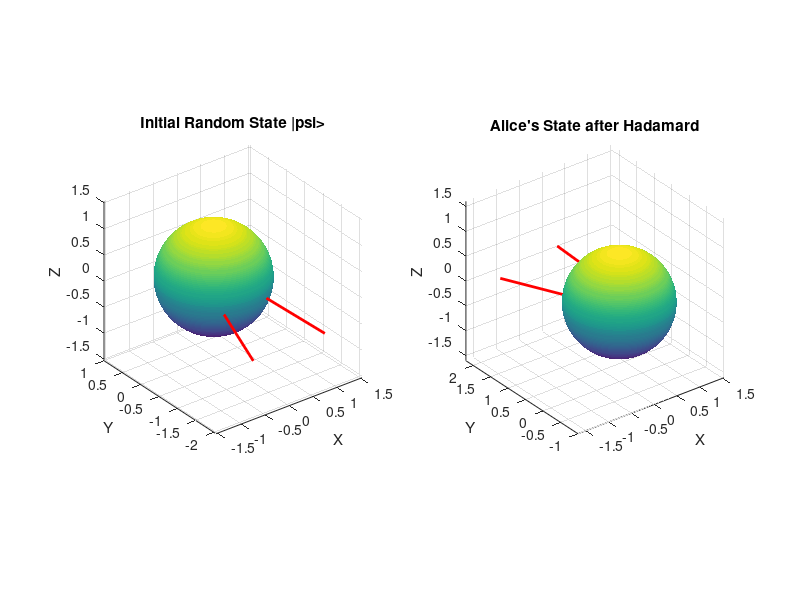
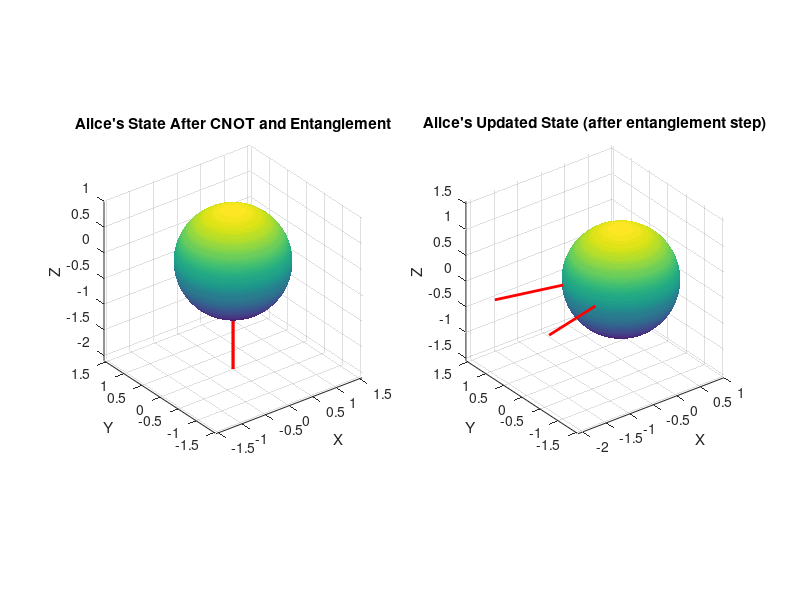
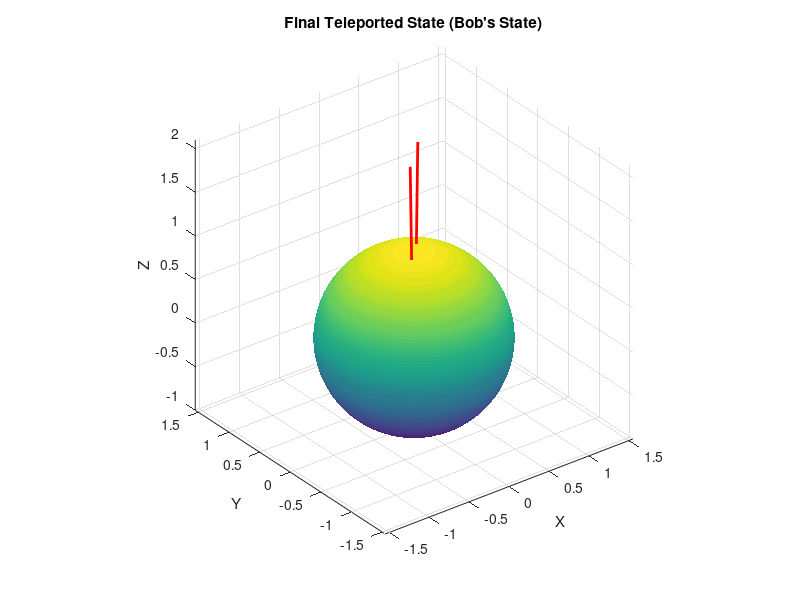

MATLAB code to generate these figures, in order:
function quantumTeleportation()
    %%Generate random complex numbers for alpha and beta keeping in mind that |alpha|^2 + |beta|^2 = 1
    [alpha, beta] = generateRandomQubitState(); %%Alice's state to teleport

    %%State vector
    psiA = [alpha; beta];

    %%Create Bell state (entangled state between Bob and Alice's qubit)
    bellState = createBellState();

    %%Alice's initial qubit state plotted
    figure;
    subplot(1, 2, 1);
    plotBlochSphere(psiA);
    title('Initial Random State |psi>');

    %%Apply Hadamard to Alice's qubit
    H = hadamardGate();
    psiA = H * psiA;
    
    %%Alice's state after Hadamard plotted
    subplot(1, 2, 2);
    plotBlochSphere(psiA);
    title('Alice''s State after Hadamard');

    %%Pause to show intermediate state plot (user's preference)
    pause(2);

    %%Full system: Alice's qubit + Bell state between Bob and Alice
    psiAB = kron(psiA, bellState); %%Combine Alice's state with Bell state

    %%Apply CNOT gate between Alice's and Bob's qubits
    CNOT = cnotGate();
    CNOT_4D = kron(CNOT, eye(2)); %%Extend CNOT to act on full 4-dimensional space
    psiAB = CNOT_4D * psiAB; %%CNOT gate applied to entangled system

    %%Alice's state after CNOT gate and entanglement step plotted
    figure;
    subplot(1, 2, 1);
    plotBlochSphere(psiAB(1:2)); %%Alice's state after CNOT and entanglement
    title('Alice''s State After CNOT and Entanglement');

    %%Apply Hadamard to Alice's qubit (entanglement step)
    %%Apply Hadamard only to the first two components of psiAB (Alice's qubit)
    aliceState = psiAB(1:2); %%Extract Alice's qubit state (first 2 components of psiAB)
    aliceState = H * aliceState;

    %%Recombine Alice's state with Bob's entangled state
    psiAB(1:2) = aliceState; %%Update Alice's qubit part in the full system

    %%State of Alice and Bob after Hadamard and entanglement plotted
    subplot(1, 2, 2);
    plotBlochSphere(psiAB(1:2)); %%Alice's updated state
    title('Alice''s Updated State (after entanglement step)');

    %%Pause to show intermediate state plot (user preference)
    pause(2);

    %%Simulate Alice's Bell state measurement (random outcome)
    outcome = randi([0, 3]); %%Randomly select 0, 1, 2, or 3 (referencing possible Bell state outcomes)

    %%Define Pauli-X and Pauli-Z gates
    X = [0, 1; 1, 0]; %%Pauli-X gate (NOT gate)
    Z = [1, 0; 0, -1]; %%Pauli-Z gate (phase flip)

    %%Depending on Alice's measurement, Bob applies a correction
    if outcome == 0 %% |Φ+> state
        correctedState = psiAB(3:4); %%No correction
    elseif outcome == 1 %% |Φ-> state
        correctedState = X * psiAB(3:4); %%X gate to Bob's qubit
    elseif outcome == 2 %% |Ψ+> state
        correctedState = Z * psiAB(3:4); %%Z gate to Bob's qubit
    else  %% |Ψ-> state
        correctedState = X * Z * psiAB(3:4); %%Apply both X and Z gates to Bob's qubit
    end

    %%Final teleported state plotted (Bob's qubit)
    figure;
    plotBlochSphere(correctedState); %%Final state after teleportation
    title('Final Teleported State (Bob''s State)');
end

%%Creating the Bell state (Entangled pair: Bob and Alice's qubit)
function bellState = createBellState()
    bellState = 1/sqrt(2) * [1; 0; 0; 1]; %%Bell state |Φ+>
end

%%Creating Hadamard gate
function H = hadamardGate()
    H = 1/sqrt(2) * [1 1; 1 -1]; %%Hadamard matrix
end

%%Creating CNOT gate
function CNOT = cnotGate()
    CNOT = [1 0 0 0; 0 1 0 0; 0 0 0 1; 0 0 1 0]; %%CNOT gate matrix
end

%%Plotting quantum state on the Bloch sphere
function plotBlochSphere(psi)
    psi = psi / norm(psi); %%Normalize the quantum state norm(psi) = (sqrt((alpha^2 + beta^2)))

    alpha = psi(1);
    beta = psi(2);
    
    %%Calculating spherical coordinates (theta, phi)
    theta = 2 * acos(abs(alpha)); %%Polar angle
    phi = angle(beta) - angle(alpha); %%Azimuthal angle

    %%Bloch Sphere
    [x, y, z] = sphere(100); %%Create a unit sphere
    surf(x, y, z, 'EdgeColor', 'none'); %%Sphere plotting
    hold on;

    %%Plot the state vector (on the Bloch sphere)
    quiver3(0, 0, 0, sin(theta)*cos(phi), sin(theta)*sin(phi), cos(theta), 'LineWidth', 2, 'MaxHeadSize', 2, 'Color', 'r');
    
    %%Defining axis
    axis equal;
    xlabel('X');
    ylabel('Y');
    zlabel('Z');
    grid on;
    hold off;
end

%%Function to generate random quantum state for Alice's qubit
function [alpha, beta] = generateRandomQubitState()
    %%Generate random complex numbers for alpha and beta
    theta = 2 * pi * rand(); %%Random phase for alpha and beta
    r = rand(); %%Random amplitude for alpha
    alpha = r * exp(1i * theta); %%Random complex number for alpha
    beta = sqrt(1 - abs(alpha)^2) * exp(1i * (theta + pi/2)); %%Ensure |alpha|^2 + |beta|^2 = 1
end

%%Visualization of quantum teleportation simulation
quantumTeleportation();